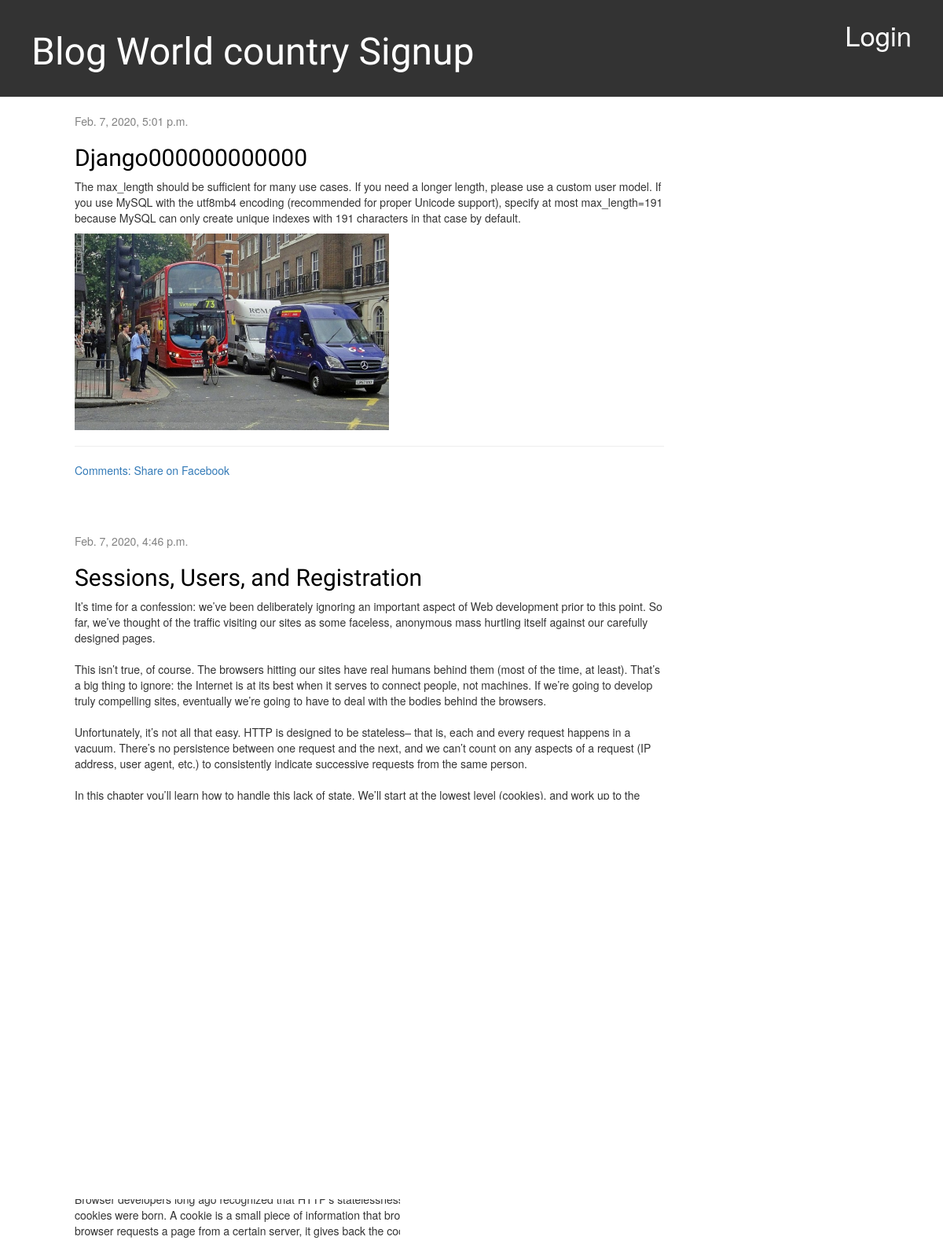
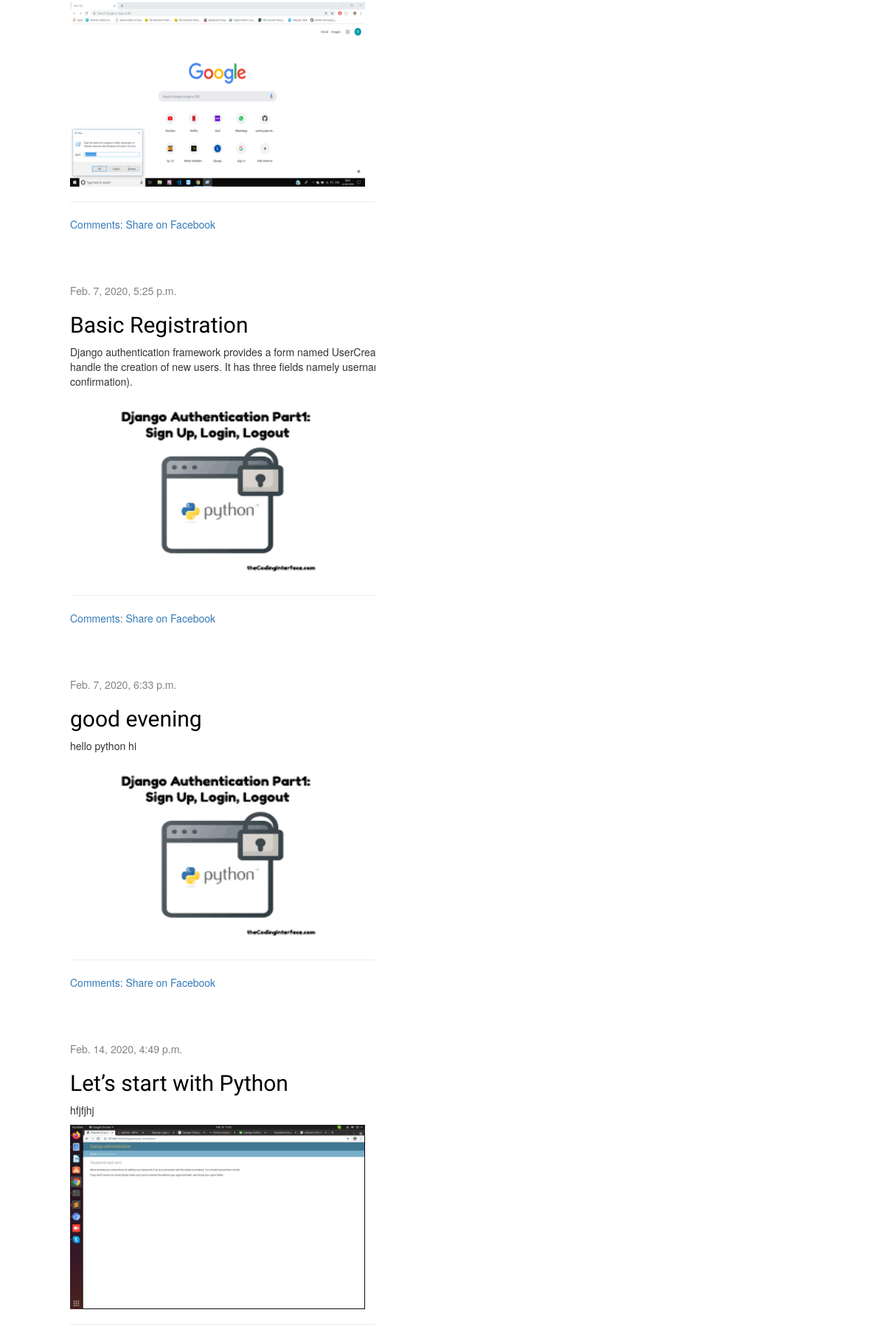
The page / (upper part) on the database its author committed (2 pictures, top to bottom).
### blog/models.py (models this page shows, shortened)
class Post(models.Model):
    author = models.ForeignKey(CustomUser, on_delete=models.CASCADE)
    title = models.CharField(max_length=200)
    text = models.TextField()
    image = models.ImageField(upload_to ='blog/img',null=True)
    created_date = models.DateTimeField(default=timezone.now)
    published_date = models.DateTimeField(blank=True, null=True)
    def __str__(self):
        return self.title

### blog/views.py (the view)
# urls.py: path('',views.post_list,name='post_list'),
def post_list(request):
    posts = Post.objects.all()
    print(posts)
    return render(request, 'blog/post_list.html', {"posts" : posts })

### blog/templates/blog/post_list.html (shortened to what this page needs)
{% extends 'blog/base.html' %}
{% block content %}
    {% for post in posts %}
        <div class="post">
            <div class="date">
                {{ post.published_date }}
            </div>
            <h2><a href="{% url 'blog:post_detail' pk=post.pk %}">{{ post.title }}</a></h2>
            <p>{{ post.text|linebreaksbr }}</p>
            {% if post.image %}
            <p><img src="{{ post.image.url}}" height="250" width="400"></p>
            {% endif %}
            <hr>
            <a href="{% url 'blog:post_detail' pk=post.pk %}">Comments: {{ post.approved_comments.count }}
            </a>
            <a href="https://www.facebook.com/sharer/sharer.php?u=http://jakharinfotech.com/">
                Share on Facebook
            </a>
        </div>
    {% endfor %}
{% endblock %}

### blog/static/css/blog.css (style rules this page uses)
h1, h2, h3, h4 { font-family: 'Lobster', cursive; }
.date { color: #828282; }
.post { margin-bottom: 70px; }
.post h2 a, .post h2 a:visited { color: #000000; }
.card-header h5, { color: white; font-size: 36pt; text-decoration: none; }

### rows shown on the page
Post: published_date "Feb. 7, 2020, 5:01 p.m.", title "Django000000000000", text "The max_length should be sufficient for many use cases. If you need a longer length, please use a custom user model. If you use MySQL with the utf8mb4 encoding (recommended for proper Unicode support), specify at most max_length=191 because MySQL can only create unique indexes with 191 characters in that case by default.", image (picture)
Post: published_date "Feb. 7, 2020, 4:46 p.m.", title "Sessions, Users, and Registration", text "It’s time for a confession: we’ve been deliberately ignoring an important aspect of Web development prior to this point. So far, we’ve thought of the traffic visiting our sites as some faceless, anonymous mass hurtling itself against our carefully designed pages. This isn’t true, of course. The browsers hitting our sites have real humans behind them (most of the time, at least). That’s a big thing to ignore: the Internet is at its best when it serves to connect people, not machines. If we’re going to develop truly compelling sites, eventually we’re going to have to deal with the bodies behind the browsers. Unfortunately, it’s not all that easy. HTTP is designed to be stateless– that is,…", image (picture)
Post: text "Browser developers long ago recognized that HTTP’s statelessness poses a huge problem for Web developers, and thus cookies were born. A cookie is a small piece of information that browsers store on behalf of Web servers. Every time a browser requests a page from a certain server, it gives back the cookie that it initially received.", image (picture)
Post: published_date "Feb. 7, 2020, 5:25 p.m.", title "Basic Registration", text "Django authentication framework provides a form named UserCreationForm (which inherits from ModelForm class) to handle the creation of new users. It has three fields namely username, password1 and password2 (for password confirmation).", image (picture)
Post: published_date "Feb. 7, 2020, 6:33 p.m.", title "good evening", text "hello python hi", image (picture)
Post: published_date "Feb. 14, 2020, 4:49 p.m.", title "Let’s start with Python", text "hfjfjhj", image (picture)
